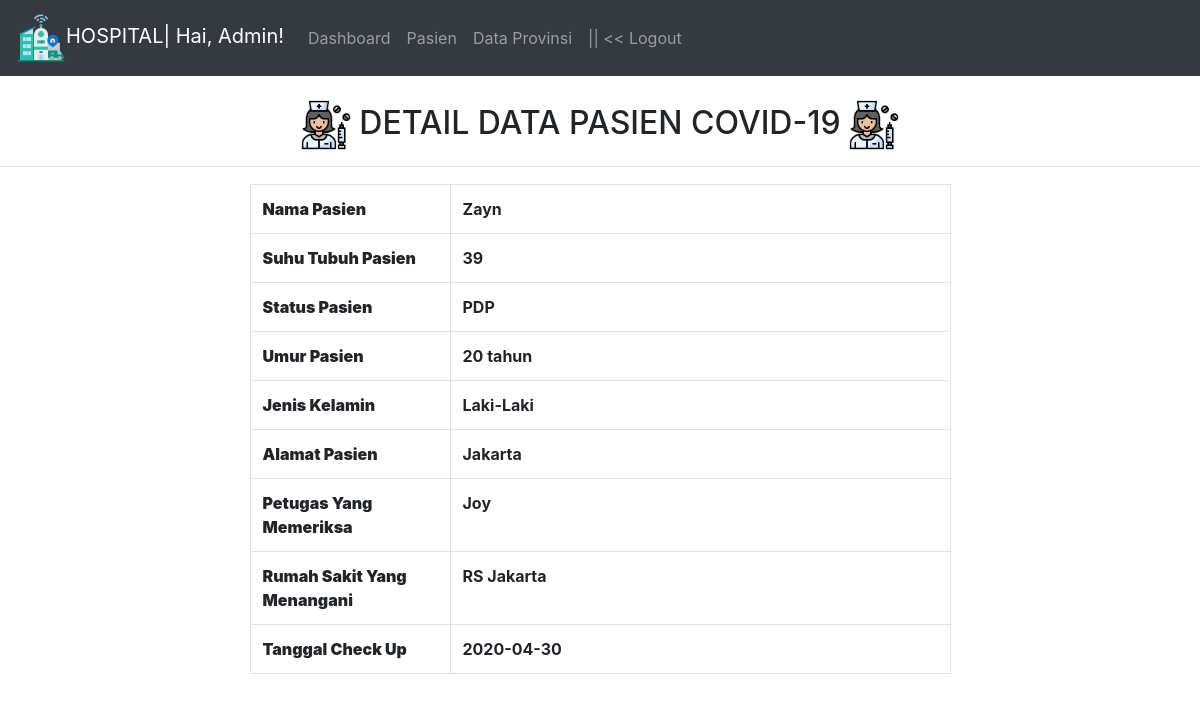
The app's page /detail.php with its own data.
### tables this page shows
CREATE TABLE `pasien` (
  `id_pasien` int(30) NOT NULL,
  `nama` varchar(255) NOT NULL,
  `umur` varchar(30) NOT NULL,
  `jenis` varchar(255) NOT NULL,
  `alamat` varchar(255) NOT NULL,
  `suhu` int(30) NOT NULL,
  `petugas` varchar(255) NOT NULL,
  `rs` varchar(255) NOT NULL,
  `tgl` date NOT NULL,
  `status` varchar(255) NOT NULL
);

### detail.php (the view, shortened to what this page needs)
<?php
include '../aset/header.php';
include '../koneksi.php';
$sql = "SELECT * FROM pasien ORDER BY nama";
$res = mysqli_query($kon,$sql);
$detail = mysqli_fetch_assoc($res);
?>
<div class="countainer">
	<div class="row mt-4">
		<div class="col-md">
		<center>
 <h2 class="card-title"><img src="nurse.png" width="50px" height="50px"></i> DETAIL DATA PASIEN COVID-19 <img src="nurse.png" width="50px" height="50px"></h2>
			<hr class="bg-light">
			<table><tr><th>
				<table class="table table-bordered">
					<tr>
						<td width="200"><strong>Nama Pasien</strong></td>
						<td width="500"><?= $detail['nama'] ?></td>
					</tr>
					<tr>
						<td width="200"><strong>Suhu Tubuh Pasien</strong></td>
						<td width="500"><?= $detail['suhu'] ?></td>
					</tr>
					<tr>
						<td width="200"><strong>Status Pasien</strong></td>
						<td width="500"><?= $detail['status'] ?></td>
					</tr>
					<tr>
						<td width="200"><strong>Umur Pasien</strong></td>
						<td width="500"><?= $detail['umur'] ?></td>
					</tr>
					<tr>
						<td width="200"><strong>Jenis Kelamin</strong></td>
						<td width="500"><?= $detail['jenis'] ?></td>
					</tr>
					<tr>
						<td width="200"><strong>Alamat Pasien</strong></td>
						<td width="500"><?= $detail['alamat'] ?></td>
					</tr>
					<tr>
						<td width="200"><strong>Petugas Yang Memeriksa</strong></td>
						<td width="500"><?= $detail['petugas'] ?></td>
					</tr>
					<tr>
						<td width="200"><strong>Rumah Sakit Yang Menangani</strong></td>
						<td width="500"><?= $detail['rs'] ?></td>
					</tr>
					<tr>
						<td width="200"><strong>Tanggal Check Up</strong></td>
						<td width="500"><?= $detail['tgl'] ?></td>
					</tr>
				</table>
				</th></tr></table>
		</div>
	</div>
</div>
<?php
include '../aset/footer.php';
?>

### records on screen
pasien: nama "Zayn", suhu "39", status "PDP", umur "20 tahun", jenis "Laki-Laki", alamat "Jakarta", petugas "Joy", rs "RS Jakarta", tgl "2020-04-30"
